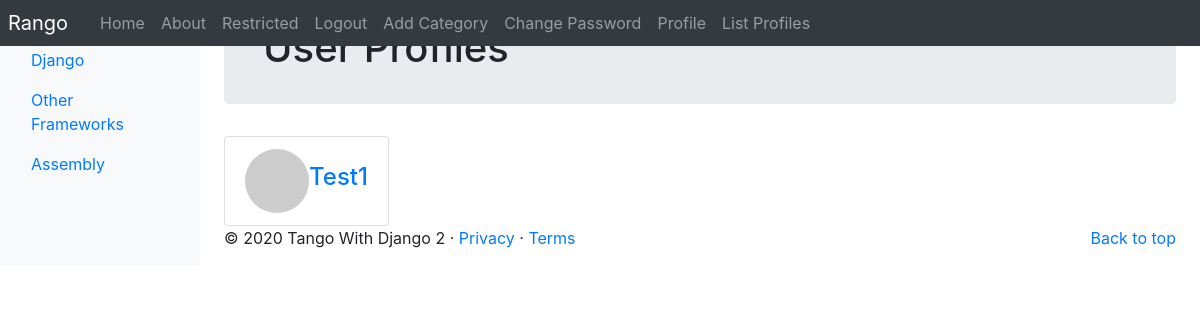
Page /rango/profiles/ (signed in) on the earlier database version.
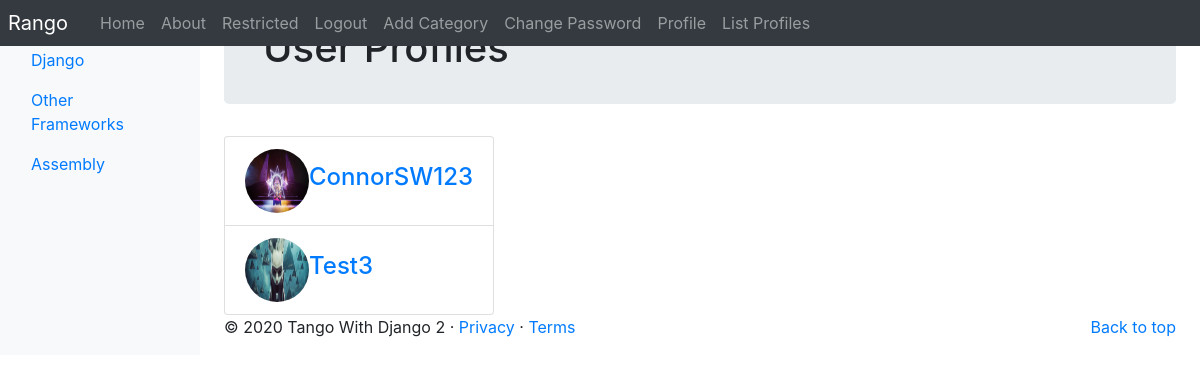
Same page on the later database version.
### rango/models.py (models this page shows, shortened)
class Category(models.Model):
    NAME_MAX_LENGTH = 128
    name = models.CharField(max_length=NAME_MAX_LENGTH, unique=True)
    views = models.IntegerField(default=0)
    likes = models.IntegerField(default=0)
    slug = models.SlugField(unique=True)
    class Meta:
        verbose_name_plural = 'categories'

class UserProfile(models.Model):
    user = models.OneToOneField(User, on_delete=models.CASCADE)
    website = models.URLField(blank=True)
    picture = models.ImageField(upload_to='profile_images', blank=True)

### rango/views.py (the view)
# urls.py: path('profiles/', views.ListProfilesView.as_view(), name='list_profiles')
class ListProfilesView(View):
    @method_decorator(login_required)
    def get(self, request):
        profiles = UserProfile.objects.all()
        return render(request,
        'rango/list_profiles.html',
        {'user_profile_list': profiles})

### rango/templatetags/rango_template_tags.py (called while the page is built)
@register.inclusion_tag('rango/categories.html')
def get_category_list(current_category=None):
    return {'categories': Category.objects.all(),
            'current_category': current_category}

### templates/rango/list_profiles.html (shortened to what this page needs)
{% extends 'rango/base.html' %}
{% load staticfiles %}
{% block body_block %}
<div class="jumbotron p-4">
    <div class="container">
        <h1 class="jumbotron-heading">User Profiles</h1>
    </div>
</div>
<div class="container">
    <div class="row">
        {% if user_profile_list %}
        <div class="panel-body">
            <div class="list-group">
            {% for list_user in user_profile_list %}
                <div class="list-group-item d-flex align-items-center">
                    <img src="{% if list_user.picture %}{{ list_user.picture.url }}{% else %}https://loremflickr.com/64/64/people{% endif %}"
                         alt="Profile Picture"
                         class="rounded-circle"
                         width="64"
                         height="64">
                    <h4 class="list-group-item-heading ms-3">
                        <a href="{% url 'rango:profile' username=list_user.user.username %}">
                            {{ list_user.user.username }}
                        </a>
                    </h4>
                </div>
            {% endfor %}
        </div>
    </div>
    {% else %}
    <p>There are no users present on Rango.</p>
    {% endif %}
</div>
</div>
{% endblock %}

### templates/rango/base.html (shortened to what this page needs)
<!DOCTYPE html>
{% load staticfiles %}
{% load rango_template_tags %}
<html lang="en">
    <head>
    <link href="https://getbootstrap.com/docs/4.2/dist/css/bootstrap.min.css" rel="stylesheet">
    <link href="https://getbootstrap.com/docs/4.2/examples/dashboard/dashboard.css" rel="stylesheet">
    </head>
    <body>
        <header>
            <nav class="navbar navbar-expand-md navbar-dark fixed-top bg-dark p-0">
                <a class="navbar-brand p-2" href="{% url 'rango:index' %}">Rango</a>
                <div class="collapse navbar-collapse" id="navbarCollapse">
                    <ul class="navbar-nav mr-auto">
                        <li class="nav-item"><a class="nav-link" href="{% url 'rango:index' %}">Home</a></li>
                        <li class="nav-item"><a class="nav-link" href="{% url 'rango:about' %}">About</a></li>
                        {% if user.is_authenticated %}
                        <li class="nav-item"><a class="nav-link" href="{% url 'rango:restricted' %}">Restricted</a></li>
                        <li class="nav-item"><a class="nav-link" href="{% url 'auth_logout' %}?next=/rango/">Logout</a></li>
                        <li class="nav-item"><a class="nav-link" href="{% url 'rango:add_category' %}">Add Category</a></li>
                        <li class="nav-item"><a class="nav-link" href="{% url 'auth_password_change' %}">Change Password</a></li>
                        <li class="nav-item"><a class="nav-link" href="{% url 'rango:profile' user.username %}">Profile</a></li>
                        <li class="nav-item"><a class="nav-link" href="{% url 'rango:list_profiles' %}"> List Profiles</a></li>
                        {% else %}
                        <li class="nav-item"><a class="nav-link" href="{% url 'registration_register' %}">Register Here</a></li>
                        <li class="nav-item"><a class="nav-link" href="{% url 'auth_login' %}">Login</a></li>
                        {% endif %}
                    </ul>
                </div>
            </nav>
        </header>
        <div class="container-fluid">
            <div class="row">
                <nav class="col-md-2 d-none d-md-block bg-light sidebar">
                    <div class="sidebar-sticky">
                    {% block sidebar_block %}
                        {% get_category_list category %}
                    {% endblock %}
                    </div>
                </nav>
                <main role="main" class="col-md-9  ml-sm-auto col-lg-10 px-4">
                    {% block body_block %}{% endblock %}
                    <footer>
                        <p class="float-right"><a href="#">Back to top</a></p>
                        <p>&copy; 2020 Tango With Django 2 &middot; <a href="#">Privacy</a> &middot; <a href="#">Terms</a></p>
                    </footer>
                </main>
            </div>
        </div>
    </body>
</html>

### templates/rango/categories.html (shortened to what this page needs)
<ul class="nav flex-column">
{% if categories %}
    {% for c in categories %}
    {% if c == current_category %}
        <li class="nav-item">
        <a class="nav-linkactive" href="{% url  'rango:show_category' c.slug %}">
            <span data-feather="archive"></span>{{  c.name  }}
        </a>
        </li>
 {%else %}
       <li class="nav-item">
       <a class="nav-link" href="{% url 'rango:show_category' c.slug %}">
        {{  c.name  }}
       </a>
       </li>
  {% endif %}
  {% endfor %}
  {% else %}
   <li class="nav-item">There are no categories present.</li>
  {% endif %}
   </ul>

Differences in the rows shown:
removed UserProfile: user.username "Test1"
added UserProfile: picture (picture), user.username "ConnorSW123"
added UserProfile: picture (picture), user.username "Test3"
